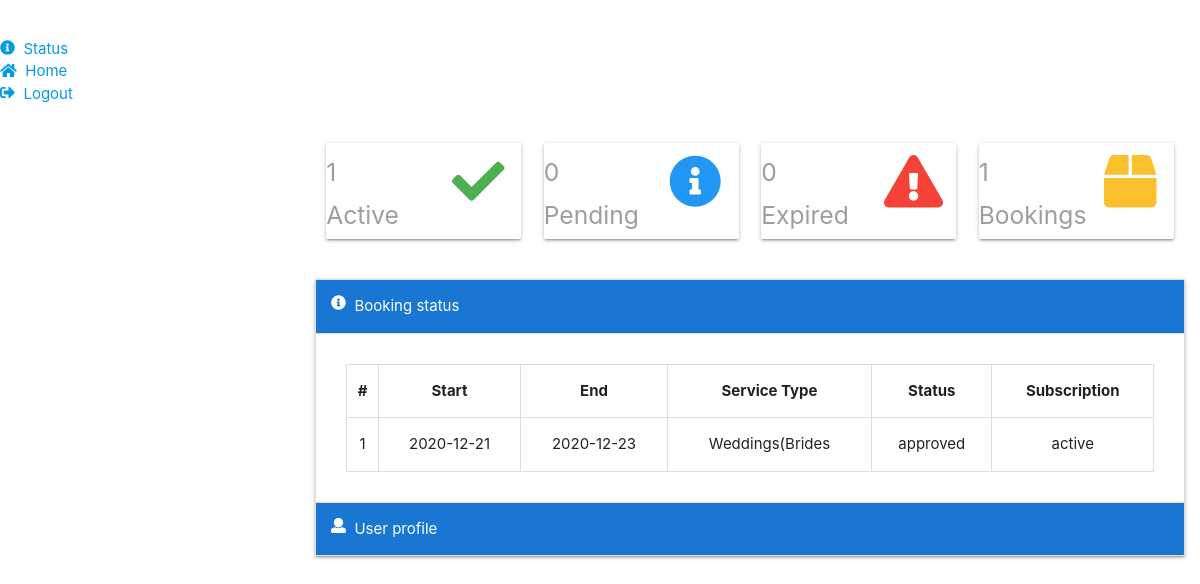
The app's page /booking/user/index.php (signed in) with its own data.
### tables this page shows
CREATE TABLE `record` (
  `record_id` int(11) NOT NULL,
  `record_start` varchar(10) DEFAULT NULL,
  `record_end` varchar(10) DEFAULT NULL,
  `record_price` int(11) DEFAULT NULL,
  `record_status` varchar(10) NOT NULL DEFAULT 'pending',
  `record_sub` varchar(10) NOT NULL DEFAULT 'expired',
  `record_approved_by` varchar(15) NOT NULL,
  `client_name` varchar(15) NOT NULL,
  `service_name` varchar(15) NOT NULL
);

### booking/user/index.php (the view, shortened to what this page needs)
<?php
  include 'navbar.php';
  require '../model/db.php';
?>
<div class="wrapper">
  <section class="section">
    <div class="container2">
      <div class="row">
        <div class="col s12 m3">
          <div class="card">
            <div class="row">
              <div class="col s6 m6 grey-text">
                <?php
                  $sql = "SELECT COUNT(record_sub) as sub from `record` WHERE record_sub='active' AND client_name='".$_SESSION['s_id']."'";
                  $result = mysqli_query($conn, $sql);
                  $row = mysqli_fetch_array($result);
                  echo "<h5>".$row['sub']."</h5>";
                ?>
                <h5>Active</h5>
              </div>
              <div class="col s6 m6 icon green-text">
                <i class="fas fa-check"></i>
              </div>
            </div>
          </div>
        </div>
        <div class="col s12 m3">
          <div class="card">
            <div class="row">
              <div class="col s6 m6 grey-text">
                <?php
                  $sql = "SELECT COUNT(record_status) as status from `record` WHERE record_status='pending' AND client_name='".$_SESSION['s_id']."'";
                  $result = mysqli_query($conn, $sql);
                  $row = mysqli_fetch_array($result);
                  echo "<h5>".$row['status']."</h5>";
                ?>
                <h5>Pending</h5>
              </div>
              <div class="col s6 m6 icon blue-text">
                <i class="fas fa-info-circle"></i>
              </div>
            </div>
          </div>
        </div>
        <div class="col s12 m3">
          <div class="card">
            <div class="row">
              <div class="col s6 m6 grey-text">
                <?php
                  $sql = "SELECT COUNT(record_sub) as sub from `record` WHERE record_sub='expired' AND client_name='".$_SESSION['s_id']."'";
                  $result = mysqli_query($conn, $sql);
                  $row = mysqli_fetch_array($result);
                  echo "<h5>".$row['sub']."</h5>";
                ?>
                <h5>Expired</h5>
              </div>
              <div class="col s6 m6 icon red-text">
                <i class="fas fa-exclamation-triangle"></i>
              </div>
            </div>
          </div>
        </div>
        <div class="col s12 m3">
          <div class="card">
            <div class="row">
              <div class="col s6 m6 grey-text">
                <?php
                  $sql = "SELECT COUNT(client_name) as locker from `record` WHERE client_name='".$_SESSION['s_id']."'";
                  $result = mysqli_query($conn, $sql);
                  $row = mysqli_fetch_array($result);
                  echo "<h5>".$row['locker']."</h5>";
                ?>
                <h5>Bookings</h5>
              </div>
              <div class="col s6 m6 icon yellow-text text-darken-2">
                <i class="fas fa-box"></i>
              </div>
            </div>
          </div>
        </div>
      </div>
      <ul class="collapsible">
        <li>
          <div class="collapsible-header active blue darken-2 white-text">
            <i class="fas fa-info-circle"></i>&nbsp Booking status
          </div>
          <div class="collapsible-body">
            <table class="responsive-table highlight centered">
              <thead>
                <tr>
                  <th>#</th>
                  <th>Start</th>
                  <th>End</th>
                  <th>Service Type</th>
                  <th>Status</th>
                  <th>Subscription</th>
                </tr>
              </thead>
              <tbody>
                <?php
                  $i = 1;
                  $sql = "SELECT * FROM `record` WHERE client_name='".$_SESSION['s_id']."'";
                  $result = mysqli_query($conn, $sql);
                  while ($row = mysqli_fetch_array($result)):
                ?>
                <tr>
                  <td><?php echo $i; $i++; ?></td>
                  <td><?php echo $row['record_start']; ?></td>
                  <td><?php echo $row['record_end']; ?></td>
                  <td><?php echo $row['service_name']; ?></td>
                  <td><?php echo $row['record_status']; ?></td>
                  <td><?php echo $row['record_sub']; ?></td>
                </tr>
              <?php endwhile ?>
              </tbody>
            </table>
          </div>
        </li>
        <li>
          <div class="collapsible-header blue darken-2 white-text">
            <i class="fas fa-user"></i>&nbsp User profile
          </div>
        </li>
      </ul>
    </div>
  </section>
</div>
<?php
  include 'footer.php';
?>

### booking/css/style.css (style rules this page uses)
.wrapper { padding-left: 300px; }
.container2 { padding: 0 1em; }
table, th, td { border: 1px solid #ddd; }
.icon { font-size: 3.5em; text-align: center; }

### records on screen
record: record_start "2020-12-21", record_end "2020-12-23", service_name "Weddings(Brides", record_status "approved", record_sub "active"

### other values on screen
$row['sub'] "1"
$row['status'] "0"
$row['sub'] "0"
$row['locker'] "1"
